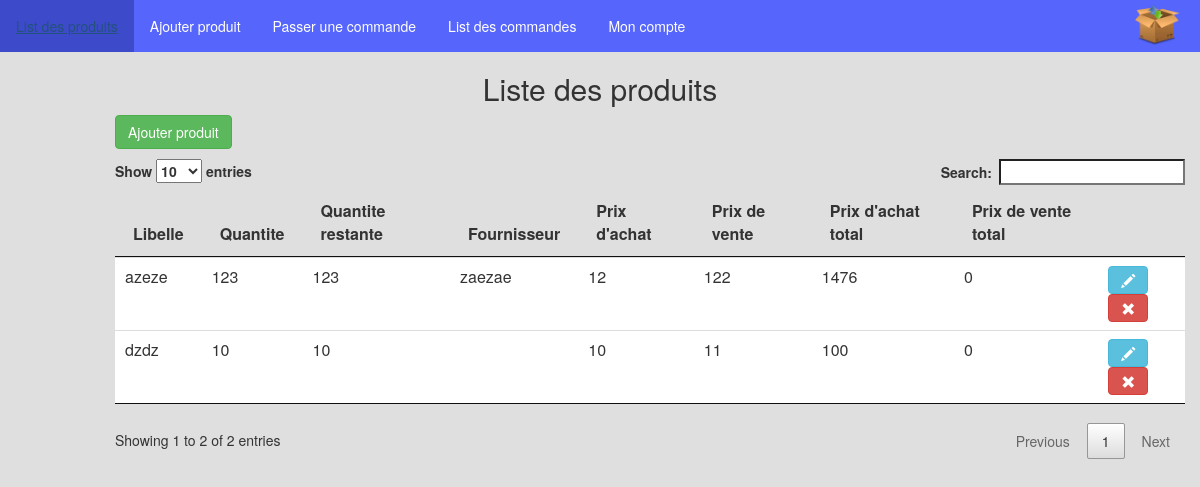
/product_list.php, run on the app's committed database.
### tables this page shows
CREATE TABLE "Product" (
	`Id`	INTEGER PRIMARY KEY AUTOINCREMENT,
	`Libelle`	TEXT,
	`reference`	TEXT,
	`quantite`	INTEGER,
	`fournisseurId`	INTEGER,
	`prixAchat`	REAL,
	`prixVente`	REAL,
	`quantiteRestante`	INTEGER
);

CREATE TABLE `Fournisseur` (
	`Id`	INTEGER NOT NULL PRIMARY KEY AUTOINCREMENT,
	`Nom`	INTEGER NOT NULL
);

### Manager/ProductManager.php (called while the page is built, shortened)
<?php
class ProductManager
{
	private $db;
	function __construct($db)
	{
		$this->db = $db;
	}
	public function getFournisseurName($id)
	{
	    $id = (int) $id;
	    $q = $this->db->query('SELECT id, Nom FROM fournisseur WHERE id = '.$id);
	    $donnees = $q->fetchArray(SQLITE3_ASSOC);
    	return $donnees['Nom'];
	}
	public function getList()
	{
	    $q = $this->db->query('SELECT id, reference, libelle, quantite, fournisseurId, prixAchat, prixVente, quantiteRestante FROM product');
	    while($donnees = $q->fetchArray(SQLITE3_ASSOC)){
	    	$p = new Product();
	    	$p->setId($donnees['Id']);
	    	$p->setLibelle($donnees['Libelle']);
	    	$p->setReference($donnees['reference']);
	    	$p->setQuantite($donnees['quantite']);
	    	$p->setQuantiteRestante($donnees['quantiteRestante']);
	    	$p->setFournisseurId($donnees['fournisseurId']);
	    	$p->setPrixAchat($donnees['prixAchat']);
	    	$p->setPrixVente($donnees['prixVente']);
	    	$products[] = $p;
	    };
	    if(isset($products)){
	    	return $products;
	    }else{
	    	return array();
	    }
	}
}
?>

### Entity/Product.php (called while the page is built, shortened)
<?php
class Product
{
	private $id;
	private $libelle;
	private $quantite;
	private $fournisseurId;
	private $prixAchat;
	private $prixVente;
	private $quantiteRestante;
	public function getId(){
		return $this->id;
	}
	public function getLibelle(){
		return $this->libelle;
	}
	public function getQuantite(){
		return $this->quantite;
	}
	public function getQuantiteRestante(){
		return $this->quantiteRestante;
	}
	public function getFournisseurId(){
		return $this->fournisseurId;
	}
	public function getPrixAchat(){
		return $this->prixAchat;
	}
	public function getPrixVente(){
		return $this->prixVente;
	}
	public function setId($id)
	{
	    $id = (int) $id;
	    if ($id > 0)
	    {
	      $this->id = $id;
	    }
	}
	public function setLibelle($libelle){
		$this->libelle = $libelle;
	}
	public function setQuantite($quantite){
		$quantite = (int) $quantite;
		$this->quantite = $quantite;
	}
	public function setQuantiteRestante($quantiteRestante){
		$quantiteRestante = (int) $quantiteRestante;
		$this->quantiteRestante = $quantiteRestante;
	}
	public function setFournisseurId($fournisseurId){
		$this->fournisseurId = $fournisseurId;
	}
	public function setPrixAchat($prixAchat){
		$this->prixAchat = $prixAchat;
	}
	public function setPrixVente($prixVente){
		$this->prixVente = $prixVente;
	}
}
?>

### product_list.php (the view, shortened to what this page needs)
<?php include 'inc.php'; ?>
<link rel="stylesheet" type="text/css" href="css/jquery.dataTables.css">
<center>
	<h2>Liste des produits</h2>
</center>
<div class="col-md-10 col-md-offset-1" style="margin-bottom: 10px;">
	<a class="btn btn-success" href="add_product.php">Ajouter produit</a>
</div>
<div class="col-md-11 col-md-offset-1">
<table id="table_id" class="table" style="margin-top: 10px;">
	<thead>
		<tr>
			<th>Libelle</th>
			<th>Quantite</th>
			<th>Quantite restante</th>
			<th>Fournisseur</th>
			<th>Prix d'achat</th>
			<th>Prix de vente</th>
			<th>Prix d'achat total</th>
			<th>Prix de vente total</th>
			<th></th>
		</tr>
	</thead>
	<tbody>
	<?php
		$manager = new ProductManager($db);
			foreach ($manager->getList() as $value) {
				echo "<td>" . $value->getLibelle() . "</td>";
				echo "<td>" . $value->getQuantite() . "</td>";
				echo "<td>" . $value->getQuantiteRestante() . "</td>";
				echo "<td>" . $manager->getFournisseurName($value->getFournisseurId()) . "</td>";
				echo "<td>" . $value->getPrixAchat(). "</td>";
				echo "<td>" . $value->getPrixVente(). "</td>";
				echo "<td>" . $value->getPrixAchat() * $value->getQuantite() . "</td>";
				echo "<td>" . $value->getPrixVente() * ($value->getQuantite() - $value->getQuantiteRestante()). "</td>";
				echo "<td>
				<a class='btn btn-info' href='add_product.php?id=".$value->getId()."'><span class='glyphicon glyphicon-pencil'></span></a>
				<a class='btn btn-danger' href='delete.php?id=".$value->getId()."'><span class='glyphicon glyphicon-remove'></span></a>
				</td></tr>";
			}
	?>
	</tbody>
	<tfoot>
		<tr>
			<td></td><td></td><td></td><td></td><td></td>
			<td></td>
			<td></td>
			<td></td><td></td>
		</tr>
	</tfoot>
</table>
</div>
</body>
</html>

### data on the page
product: Libelle "dzdz", quantite "10", quantiteRestante "10", prixAchat "10", prixVente "11", $value->getPrixAchat() * $value->getQuantite() "100", $value->getPrixVente() * ($value->getQuantite() - $value->getQuantiteRestante()) "0"
product: Libelle "azeze", quantite "123", quantiteRestante "123", fournisseurId.Nom "zaezae", prixAchat "12", prixVente "122", $value->getPrixAchat() * $value->getQuantite() "1476", $value->getPrixVente() * ($value->getQuantite() - $value->getQuantiteRestante()) "0"
